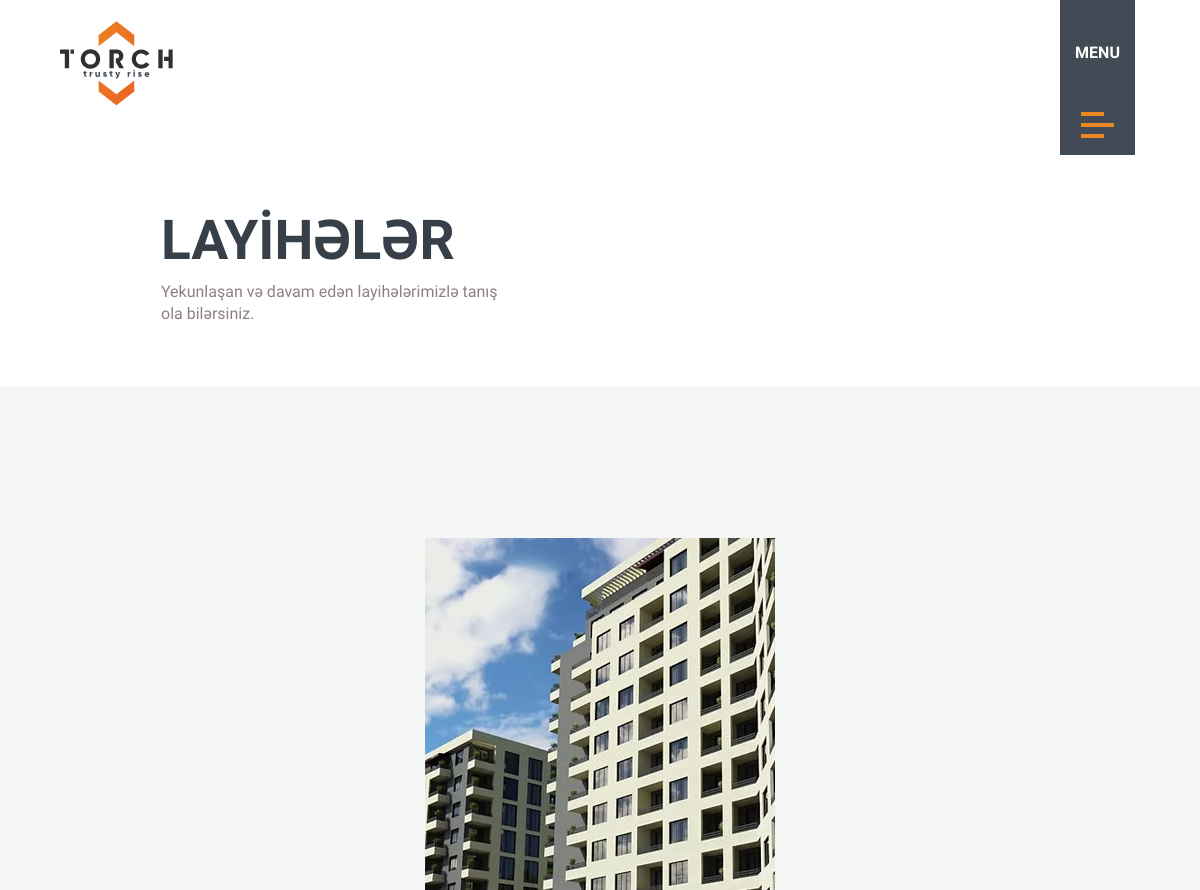
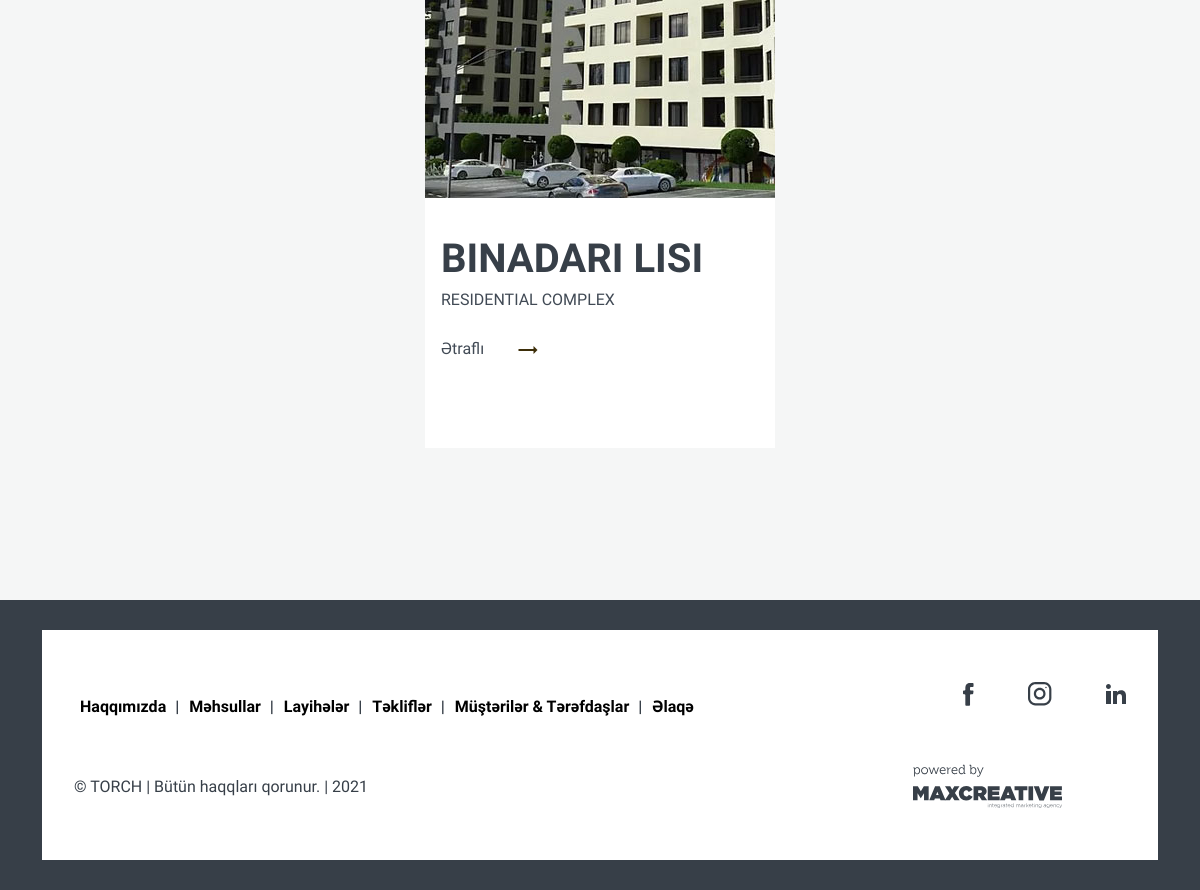
/projects/, run on the app's committed database (2 pictures, top to bottom).
### home/models.py (models this page shows, shortened)
class General(models.Model):
    logo = models.FileField()
    logo_white = models.FileField()
    meta_title = models.CharField(max_length=255)
    meta_description = models.CharField(max_length=255)
    meta_keywords = models.CharField(max_length=255)
    favicon = models.FileField()
    copyright = models.CharField(max_length=255)
    powered_by_logo = models.FileField()
    powered_by_url = models.CharField(max_length=255)
    email = models.CharField(max_length=255)
    phone = models.CharField(max_length=255)
    address = models.CharField(max_length=255)
    map_embed = models.CharField(max_length=1000)
    map_url = models.CharField(max_length=1000)
    sirketimiz = models.TextField()
    our_mission = models.TextField()
    deyerlerimiz = models.TextField()
    korporativ_medeniyyet = models.TextField()
    sirketimiz_title_text = models.CharField(max_length=255)
    our_mission_title_text = models.CharField(max_length=255)
    deyerlerimiz_title_text = models.CharField(max_length=255)
    korporativ_medeniyyet_title_text = models.CharField(max_length=255)
    class Meta:
        verbose_name = 'Ümumi məlumatlar'
        verbose_name_plural = verbose_name

class Project(models.Model):
    product_category = models.ForeignKey('product.Category', on_delete=models.SET_NULL, null=True, blank=True, related_name="projects")
    title = models.CharField(max_length=255)
    image = models.FileField()
    subtitle = models.CharField(max_length=255)
    description = models.CharField(max_length=255)
    veziyyeti = models.CharField(max_length=255)
    tip = models.CharField(max_length=255)
    sahe = models.CharField(max_length=255)
    muddet = models.CharField(max_length=255)
    yer = models.CharField(max_length=255)
    musteri = models.CharField(max_length=255)
    class Meta:
        verbose_name = 'Layihələr'
        verbose_name_plural = verbose_name

class Social(models.Model):
    icon = models.FileField()
    icon_font_tag = models.CharField(max_length=255)
    url = models.CharField(max_length=255)
    name = models.CharField(max_length=255)
    class Meta:
        verbose_name = 'Sosial Media Linkləri'
        verbose_name_plural = verbose_name

### statik/models.py (models this page shows, shortened)
class ProjectStatik(models.Model):
    main_title = models.CharField(max_length=255)
    main_description = models.CharField(max_length=255)
    class Meta:
        verbose_name = 'Layihələr'
        verbose_name_plural = verbose_name

### home/views.py (the view)
# urls.py: path('projects/', home_views.projects, name="projects"),
def projects(request):
    general = General.objects.all()[0]
    social = Social.objects.all()
    projects_statik = ProjectStatik.objects.all()[0]
    projects = Project.objects.all()
    context = {
        'general': general,
        'social': social,
        'projects_statik': projects_statik,
        'projects': projects,
    }
    return render(request, 'projects.html', context)

### templates/projects.html (shortened to what this page needs)
{% load static i18n %}
<!DOCTYPE html>
<html lang="en">
<head>
    <link href="https://cdn.jsdelivr.net/npm/bootstrap@5.1.3/dist/css/bootstrap.min.css" rel="stylesheet">
    <link rel="stylesheet" href="https://cdnjs.cloudflare.com/ajax/libs/font-awesome/6.0.0-beta3/css/all.min.css">
    <link rel="stylesheet" href="{% static 'css/style.css'%}">
    <link rel="stylesheet" href="{% static 'css/responsive.css'%}">
</head>
<body>
    <header>
        <nav>
            <a href="{% url 'index'%}">
                <div class="logo">
                    <img src="{{general.logo.url}}" alt="">
                   </div>
            </a>
            <div class="burger-menu menu-bar">
                <div class="menu-main">{% trans 'MENU'%}</div>
                <div class="lines">
                    <div class="line line1"></div>
                    <div class="line line2"></div>
                    <div class="line line1"></div>
                </div>
            </div>
        </nav>
    </header>
    <section class="about">
        <div class="my-container">
            <div class="about-head">
                <div class="title project-title">
                    <h1>{{projects_statik.main_title}}</h1>
                    <p>{{projects_statik.main_description}} </p>
                </div>
            </div>
        </div>
    </section>
    <section class="projects">
        <div class="project-content">
            <div class="project-cards">
				{% for p in projects %}
                <a href="{% url 'project' p.id %}">
                    <div class="project--card">
                        <div class="img">
                            <img src="{{p.image.url}}" alt="">
                        </div>
                        <div class="card-text">
                            <h1>{{p.title}}</h1>
                            <p>{{p.subtitle}}</p>
                            <a href="{% url 'project' p.id %}"><p>{% trans 'Ətraflı'%} <span><img src="{% static 'svg/arrow.svg'%}" alt=""></span></p></a>
                        </div>
                    </div>
                </a>
                {% endfor %}
            </div>
        </div>
    </section>
    <footer>
        <div class="footer-width">
            <div class="container">
                <div class="footer-content">
                    <div class="footer-address">
<div class="address">
                         <p><a href="{% url 'about'%}" style=" color: black; margin-right: 5px; margin-left: 6px; ">{% trans 'Haqqımızda'%} </a> |  <a href="{% url 'categories'%}" style=" color: black; margin-right: 5px; margin-left: 6px; ">{% trans 'Məhsullar'%}  </a>|  <a href="{% url 'projects'%}" style=" color: black; margin-right: 5px; margin-left: 6px; ">{% trans 'Layihələr'%}  </a>|  <a href="{% url 'offers'%}" style=" color: black; margin-right: 5px; margin-left: 6px; ">{% trans 'Təkliflər'%}  </a>| <a href="{% url 'clients'%}" style=" color: black; margin-right: 5px; margin-left: 6px; "> {% trans 'Müştərilər & Tərəfdaşlar'%} </a> | <a href="{% url 'contact'%}" style=" color: black; margin-right: 5px; margin-left: 6px; "> {% trans 'Əlaqə'%}</a></p>
                        </div>
                        <div class="copyright">
                            {{general.copyright}}
                        </div>
                    </div>
                    <div class="footer-socials">
                        <div class="socials">
                            {%for s in social%}
                            <a href="{{s.url}}" target="_blank"><img src="{{s.icon.url}}" alt=""></a>
                            {% endfor %}
                        </div>
                        <div class="powered-by">
                            <a href="{{general.powered_by_url}}" target="_blank">
                            <img src="{{general.powered_by_logo.url}}" alt=""></a>
                        </div>
                    </div>
                </div>
            </div>
        </div>
    </footer>
</body>
</html>

### static/css/style.css (style rules this page uses)
:root { --main-font: 'Raleway'; --main-color: #EA8823; --bg-color: #373F48; --text-color: #373F48; --secondary-text-color: #414A55; }
* { margin: 0; padding: 0; box-sizing: border-box; font-family: var(--main-font); }
a { text-decoration: none; }
header { width: 100%; }
nav { width: 90%; margin: auto; display: flex; justify-content: space-between; align-items: center; }
.logo img { width: 113px; padding-top: 15px; }
.burger-menu { position: fixed; right: 65px; top: 0; width: 75px; height: 155px; background-color: #414A55; color: #fff; display: flex; flex-wrap: wrap; align-items: end; justify-content: center; text-align: center; z-index: 999; transition: all .5s ease-in; cursor: pointer; }
.burger-menu .menu-main { flex: 0 0 100%; font-weight: 600; font-size: 16px; line-height: 19px; }
.lines { padding-bottom: 10px; }
.line { background-color: var(--main-color); height: 4px; margin: 7px 0; }
.line1 { width: 23px; transition: all .3s ease-in; }
.line2 { width: 33px; }
.menu-bar { cursor: pointer; z-index: 999999; }
footer { background-color: var(--bg-color); padding: 30px 0; }
.footer-content { background-color: #fff; display: flex; justify-content: space-between; height: 230px; align-items: center; padding: 0 32px; }
.address { margin-bottom: 58px; }
.address p { margin: 0; font-weight: 600; font-size: 16px; line-height: 25px; color: var(--text-color); }
.copyright { font-size: 16px; line-height: 19px; display: flex; align-items: center; color: #373F48; }
.socials { padding-bottom: 58px; float: right; }
.socials img { padding-left: 50px; }
.about-head { display: flex; justify-content: space-between; padding-bottom: 45px; padding-top: 100px; }
.my-container { width: 87%; }
.about-head .title { position: relative; left: 161px; }
.about-head .title h1 { font-weight: bold; font-size: 55px; line-height: 65px; color: #373F48; }
.about-head .title p { font-weight: normal; font-size: 16px; line-height: 22px; color: #8D8180; width: 65%; }
.projects { background: #F5F6F6; }
.project-content { width: 87%; }
.project-cards { position: relative; left: 161px; display: flex; flex-wrap: wrap; padding: 122px 0; }
.project-title p { width: 80% !important; }
.project--card { width: 350px; height: 800px; background-color: #fff; margin: 0px 30px 30px 0px; overflow: hidden; }
.card-text { padding: 37px 0 0 16px; }
.card-text span { margin-left: 30px; }
.project--card .card-text h1 { font-weight: bold; font-size: 40px; line-height: 47px; color: #373F48; }
.project--card .card-text p { font-size: 16px; line-height: 19px; color: #414A55; margin-bottom: 30px; }
@media screen and (max-width: 1320px) { .project-content { width: 100%; } }
@media screen and (max-width: 1320px) { .project-cards { justify-content: center; left: 0; } }
@media screen and (max-width: 1320px) { .project--card { margin: 30px; } }

### data on the page
General: logo (picture), copyright "© TORCH | Bütün haqqları qorunur. | 2021", powered_by_logo (picture)
ProjectStatik: main_title "LAYİHƏLƏR", main_description "Yekunlaşan və davam edən layihələrimizlə tanış ola bilərsiniz."
Project: image (picture), title "BINADARI LISI", subtitle "RESIDENTIAL COMPLEX"
Social: icon (picture)
Social: icon (picture)
Social: icon (picture)
